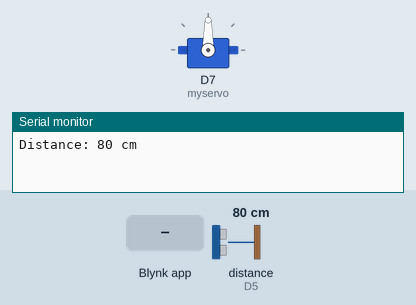
Recording of a sketch running on a simulated ESP8266 (NodeMCU). Parts: servo, the last lines printed to the serial monitor. Wiring (inferred from the names in the program): ultrasonic range finder: trigger D6; echo D5. The inputs (shaded band) are chosen by the test bench; at power-on: distance to the obstacle (sensor on D5) 80 cm. The echo pulse lasts 58.3 µs per cm; WiFi joins after 1.5 s; servers stay silent unless stated.

Above: at 3.0 s.
3.1 s: Blynk app writes 1 to V3
At 5.2 s:
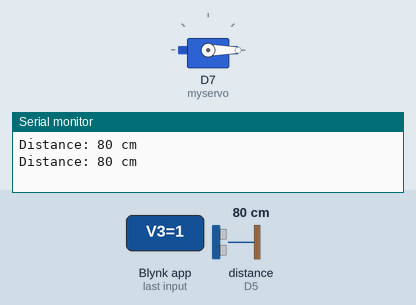
6.4 s: distance to the obstacle (sensor on D5) set to 21 cm
9.7 s: distance to the obstacle (sensor on D5) set to 18 cm
At 11.6 s:
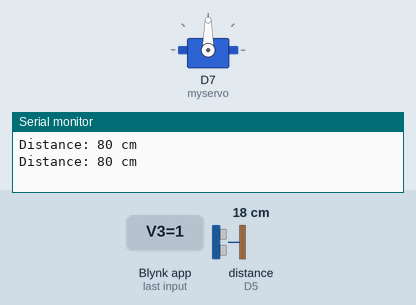
Timing chart, 0 to 13.1 s (numbered marks = the images above; inputs shaded):
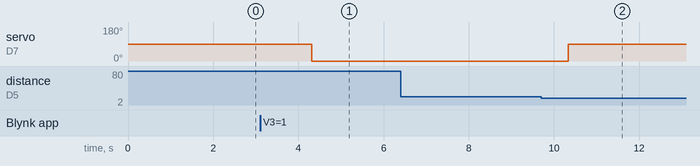

Measured:
- the behaviour switches between 20 and 19 cm on distance to the obstacle (sensor on D5) (found by bisection; images 1 and 2)
- after the input at 3.1 s, servo on D7 (myservo): 90° → 0° after 1.2 s
- after the input at 6.4 s, every drawn part: stays the same
- after the input at 9.7 s, servo on D7 (myservo): 0° → 90° after 0.64 s

The sketch:

arduino_code.ino
```cpp
#include <ESP8266WiFi.h>
#include <BlynkSimpleEsp8266.h>
#include <Servo.h>

char auth[] = "Su4MJy-PB602LV1S4lLr3X1ep20xTNIC"; // Blynk auth token
char ssid[] = "wifi"; // Wi-Fi name
char pass[] = "abcdefgh"; // Wi-Fi password

Servo myservo; // create servo object

#define trigPin D6
#define echoPin D5

int motorPos = 0; // motor position variable

void setup()
{
  Serial.begin(9600);
  Blynk.begin(auth, ssid, pass);
  myservo.attach(D7); // attach servo to pin D7
  pinMode(trigPin, OUTPUT);
  pinMode(echoPin, INPUT);
}

int ultradistcal(){
  long duration, cm;

  digitalWrite(trigPin, LOW);
  delayMicroseconds(2);
  digitalWrite(trigPin, HIGH);
  delayMicroseconds(10);
  digitalWrite(trigPin, LOW);

  duration = pulseIn(echoPin, HIGH);
  cm = (duration / 2) / 29.1; // convert to centimeters
  return cm;
}

void loop()
{

  int pres_dist = ultradistcal();
  Serial.print("Distance: ");
  Serial.print(pres_dist);
  Serial.println(" cm");

  // if (pres_dist < 20) {
  //   motorPos = 0; // if distance is less than 20, set motor position to 0
  //   myservo.write(motorPos); // move motor to zero position
  // }

  if (Blynk.connected()) {
    Blynk.run();
  }
  delay(2500);
}

BLYNK_WRITE(V3) {
  int motorSwitch = param.asInt();
  if (motorSwitch == 1 ) { // if virtual switch is turned on

    motorPos = 0; // set motor position to 90 degrees (middle position)
    myservo.write(motorPos); // move motor to middle position

    int new_dist = ultradistcal();


    while(new_dist >= 20 && motorSwitch == 1 ){
      delay(1000);
      new_dist = ultradistcal();
    }
    motorPos = 90; // set motor position to 0 degrees (zero position)
    myservo.write(motorPos); // move motor to zero position

  } else { // if virtual switch is turned off
    motorPos = 90; // set motor position to 0 degrees
    myservo.write(motorPos); // move motor to zero position
  }
}
```
